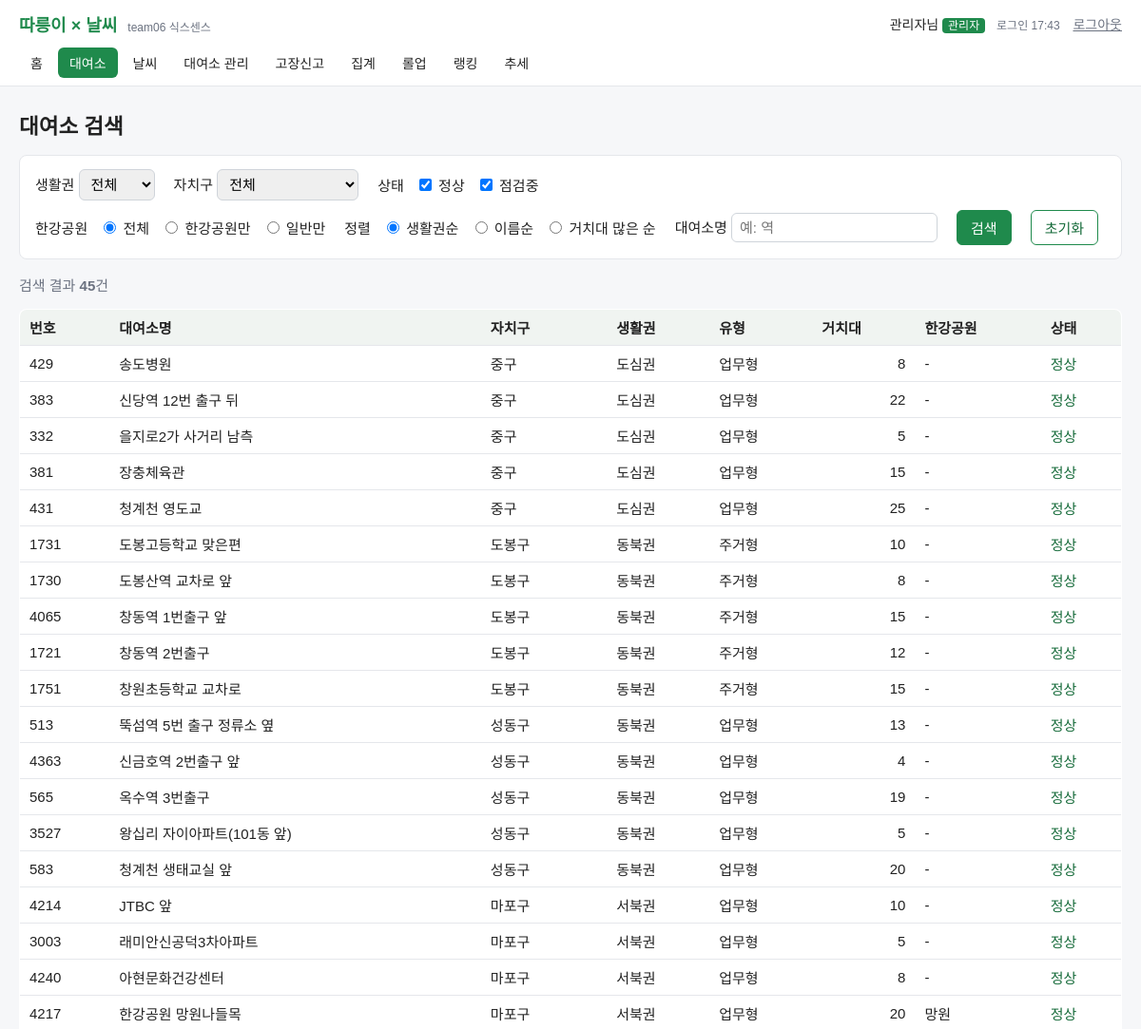
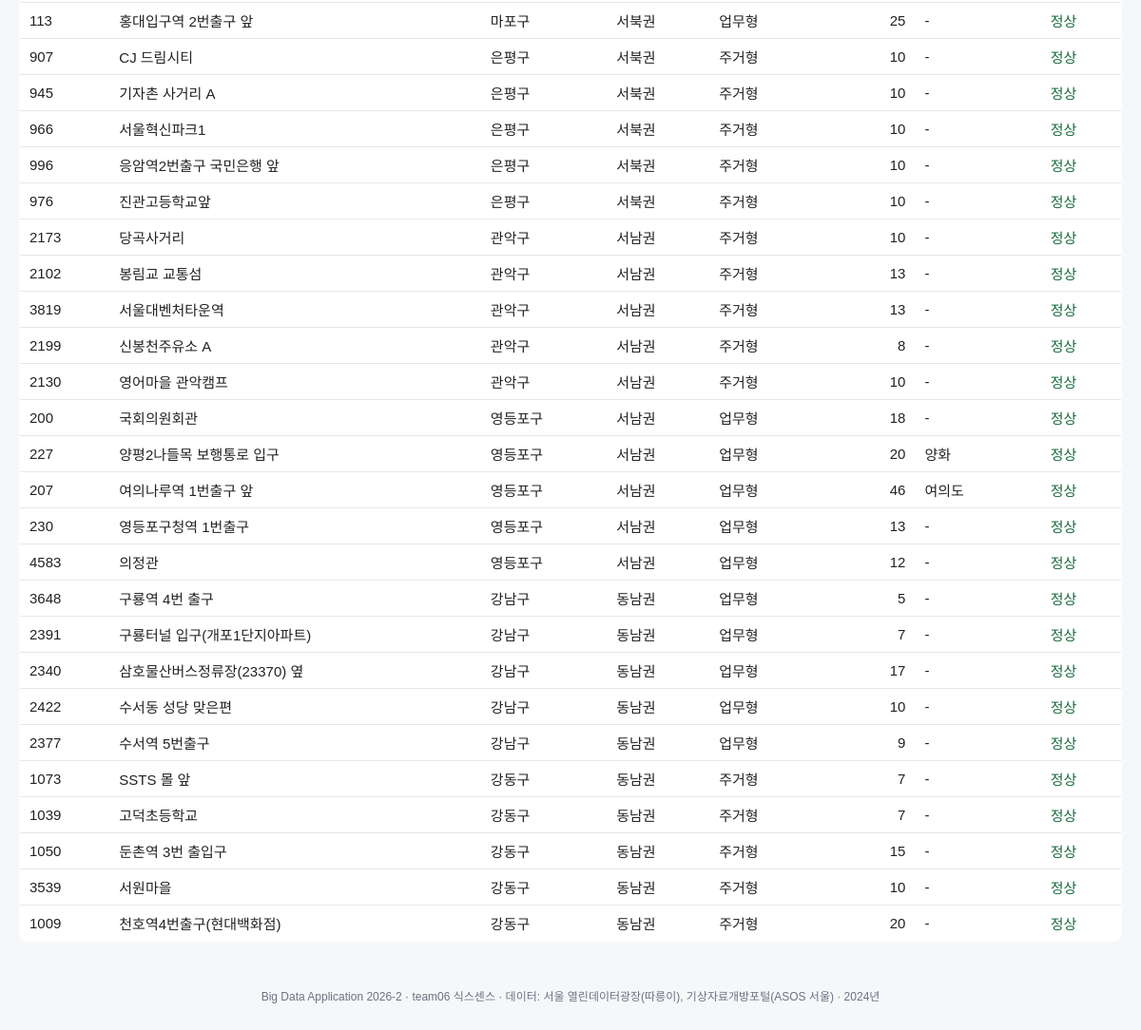
Page /station_list.php (signed in) on the earlier database version (2 pictures, top to bottom).
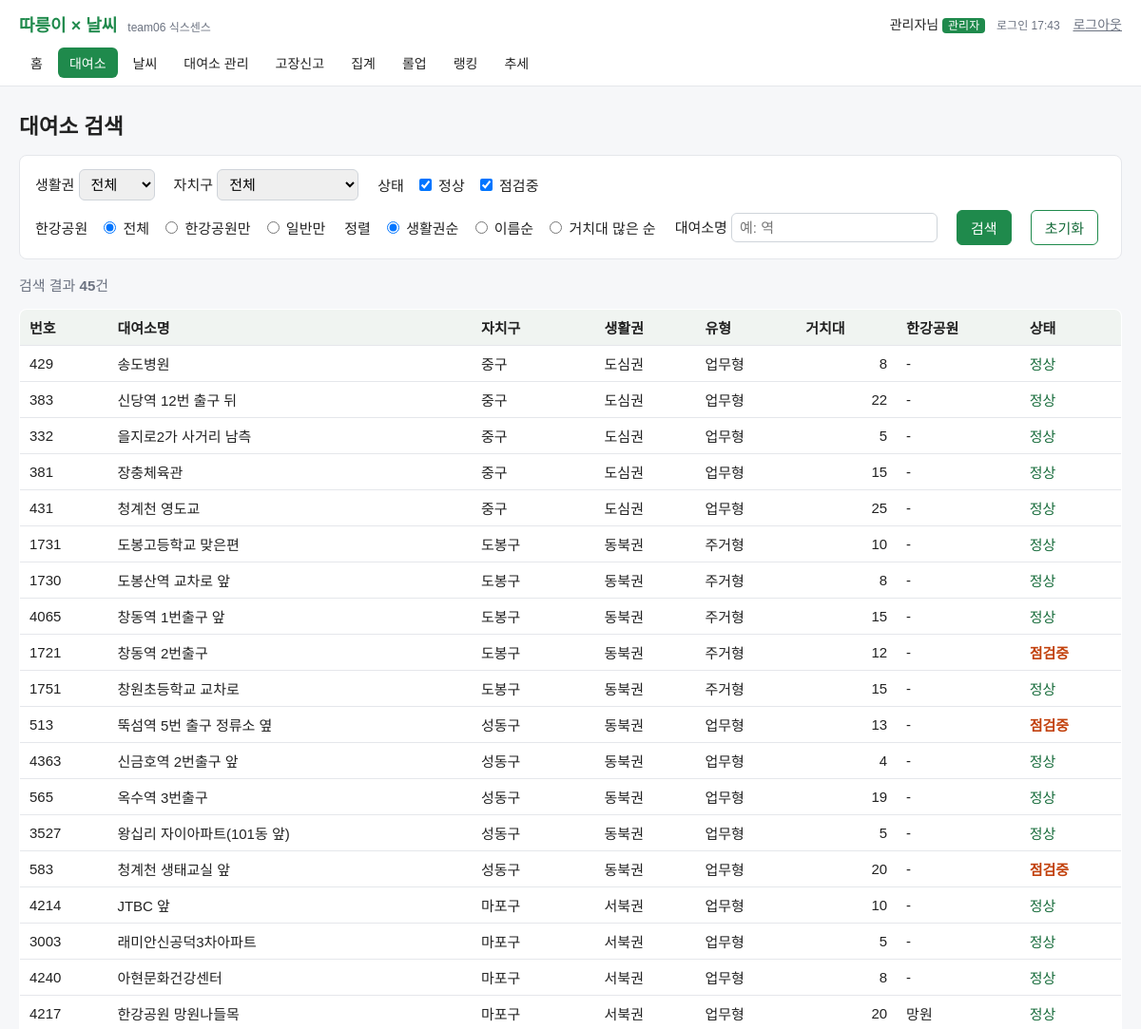
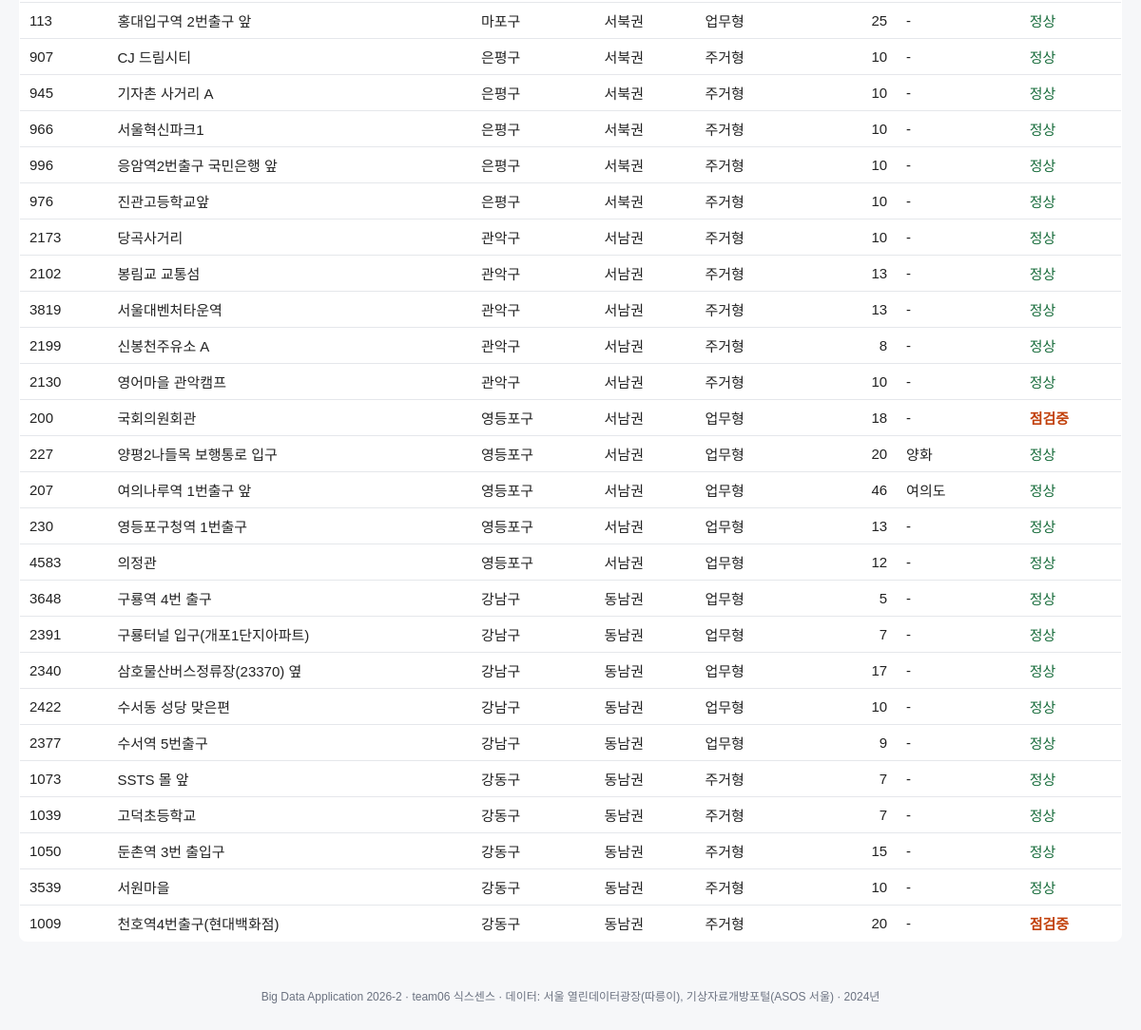
Same page on the later database version (2 pictures, top to bottom).
### tables this page shows
CREATE TABLE `station` (
  `station_id` int(11) NOT NULL COMMENT '대여소번호 (이용정보와 조인 키)',
  `station_code` varchar(10) DEFAULT NULL COMMENT '대여소ID (ST-xxxx, 선택)',
  `station_name` varchar(100) NOT NULL COMMENT '대여소명',
  `district_id` int(11) NOT NULL COMMENT '자치구 코드 (FK)',
  `address` varchar(200) DEFAULT NULL COMMENT '주소',
  `latitude` decimal(10,7) DEFAULT NULL COMMENT '위도',
  `longitude` decimal(10,7) DEFAULT NULL COMMENT '경도',
  `rack_count` smallint(5) unsigned NOT NULL DEFAULT 0 COMMENT '거치대 수 (LCD+QR)',
  `installed_date` date DEFAULT NULL COMMENT '설치일',
  `hangang_park` enum('광나루','잠실','뚝섬','잠원','반포','이촌','망원','여의도','난지','강서','양화') DEFAULT NULL COMMENT '한강공원 이름 (공원 밖이면 NULL)',
  `status` enum('정상','점검중') NOT NULL DEFAULT '정상' COMMENT '운영 상태: 정상/점검중',
  PRIMARY KEY (`station_id`),
  UNIQUE KEY `uq_station_code` (`station_code`),
  KEY `idx_station_district_status` (`district_id`,`status`),
  KEY `idx_station_hangang` (`hangang_park`),
  CONSTRAINT `fk_station_district` FOREIGN KEY (`district_id`) REFERENCES `district` (`district_id`) ON UPDATE CASCADE
);

CREATE TABLE `district` (
  `district_id` int(11) NOT NULL COMMENT '시군구 코드 (행정표준 5자리)',
  `district_name` varchar(10) NOT NULL COMMENT '자치구명',
  `life_zone` enum('도심권','동북권','서북권','서남권','동남권') NOT NULL COMMENT '권역생활권 (5대 생활권)',
  `daytime_index` smallint(5) unsigned NOT NULL COMMENT '주간인구지수 (정수, 2020)',
  `district_type` varchar(5) GENERATED ALWAYS AS (case when `daytime_index` > 109 then '업무형' when `daytime_index` >= 100 then '혼합형' else '주거형' end) STORED COMMENT '지역 유형: 업무형/혼합형/주거형 (생성 컬럼)',
  PRIMARY KEY (`district_id`),
  UNIQUE KEY `uq_district_name` (`district_name`),
  KEY `idx_district_zone_type` (`life_zone`,`district_type`),
  CONSTRAINT `ck_daytime_index` CHECK (`daytime_index` > 0)
);

### station_list.php (the view, shortened to what this page needs)
<?php
require_once __DIR__ . '/header.php';
function h($s) {
    return htmlspecialchars((string)$s, ENT_QUOTES, 'UTF-8');
}
$STATUSES     = ['정상', '점검중'];
$HANGANG_OPTS = ['all', 'only', 'none'];
$SORT_SQL     = [
    'name'  => 's.station_name ASC',
    'rack'  => 's.rack_count DESC, s.station_name ASC',
    'zone'  => "FIELD(d.life_zone, '도심권','동북권','서북권','서남권','동남권'), d.district_name, s.station_name",
];
$searched    = isset($_GET['search']);
$name        = trim($_GET['name'] ?? '');
$hangang     = in_array($_GET['hangang'] ?? '', $HANGANG_OPTS, true) ? $_GET['hangang'] : 'all';
$sort        = array_key_exists($_GET['sort'] ?? '', $SORT_SQL) ? $_GET['sort'] : 'zone';
if ($searched) {
    $status = array_values(array_intersect($STATUSES, (array)($_GET['status'] ?? [])));
} else {
    $status = $STATUSES;
}
$where  = [];
$sql = "SELECT s.station_id, s.station_name, d.district_name, d.life_zone,
               d.district_type, s.rack_count, s.hangang_park, s.status
          FROM station s
          JOIN district d ON d.district_id = s.district_id"
     . (count($where) ? "\n         WHERE " . implode("\n           AND ", $where) : '')
     . "\n         ORDER BY " . $SORT_SQL[$sort];
$stmt = $conn->prepare($sql);
$stmt->execute();
$result   = $stmt->get_result();
$stations = $result->fetch_all(MYSQLI_ASSOC);
?>
<main class="container">
  <h2>대여소 검색</h2>
  <form method="get" action="station_list.php" class="search-form">
    <div class="row">
      <label>생활권
        <select name="life_zone" id="life_zone">
          <option value="">전체</option>
        </select>
      </label>
      <label>자치구
        <select name="district_id" id="district_id">
          <option value="">전체</option>
        </select>
      </label>
      <span class="group">상태
        <?php foreach ($STATUSES as $st): ?>
          <label><input type="checkbox" name="status[]" value="<?= h($st) ?>"
                 <?= in_array($st, $status, true) ? 'checked' : '' ?>> <?= h($st) ?></label>
        <?php endforeach; ?>
      </span>
    </div>
    <div class="row">
      <span class="group">한강공원
        <?php foreach (['all' => '전체', 'only' => '한강공원만', 'none' => '일반만'] as $v => $label): ?>
          <label><input type="radio" name="hangang" value="<?= $v ?>" <?= $v === $hangang ? 'checked' : '' ?>> <?= $label ?></label>
        <?php endforeach; ?>
      </span>
      <span class="group">정렬
        <?php foreach (['zone' => '생활권순', 'name' => '이름순', 'rack' => '거치대 많은 순'] as $v => $label): ?>
          <label><input type="radio" name="sort" value="<?= $v ?>" <?= $v === $sort ? 'checked' : '' ?>> <?= $label ?></label>
        <?php endforeach; ?>
      </span>
      <label>대여소명
        <input type="text" name="name" value="<?= h($name) ?>" placeholder="예: 역" maxlength="50">
      </label>
      <button type="submit" name="search" value="1">검색</button>
      <button type="button" onclick="location.href='station_list.php'">초기화</button>
    </div>
  </form>
  <p class="count">검색 결과 <strong><?= count($stations) ?></strong>건</p>
  <table class="result">
    <thead>
      <tr>
        <th>번호</th><th>대여소명</th><th>자치구</th><th>생활권</th>
        <th>유형</th><th>거치대</th><th>한강공원</th><th>상태</th>
      </tr>
    </thead>
    <tbody>
      <?php if (count($stations) === 0): ?>
        <tr><td colspan="8" class="empty">조건에 맞는 대여소가 없습니다.</td></tr>
      <?php else: foreach ($stations as $s): ?>
        <tr>
          <td><?= (int)$s['station_id'] ?></td>
          <td><?= h($s['station_name']) ?></td>
          <td><?= h($s['district_name']) ?></td>
          <td><?= h($s['life_zone']) ?></td>
          <td><?= h($s['district_type']) ?></td>
          <td class="num"><?= (int)$s['rack_count'] ?></td>
          <td><?= $s['hangang_park'] === null ? '-' : h($s['hangang_park']) ?></td>
          <td class="<?= $s['status'] === '점검중' ? 'st-warn' : 'st-ok' ?>"><?= h($s['status']) ?></td>
        </tr>
      <?php endforeach; endif; ?>
    </tbody>
  </table>
</main>
<?php
if (file_exists(__DIR__ . '/footer.php')) {
    require_once __DIR__ . '/footer.php';
}

Differences in the rows shown:
changed station "창동역 2번출구": status "정상" → "점검중"
changed station "뚝섬역 5번 출구 정류소 옆": status "정상" → "점검중"
changed station "청계천 생태교실 앞": status "정상" → "점검중"
changed station "국회의원회관": status "정상" → "점검중"
changed station "천호역4번출구(현대백화점)": status "정상" → "점검중"
